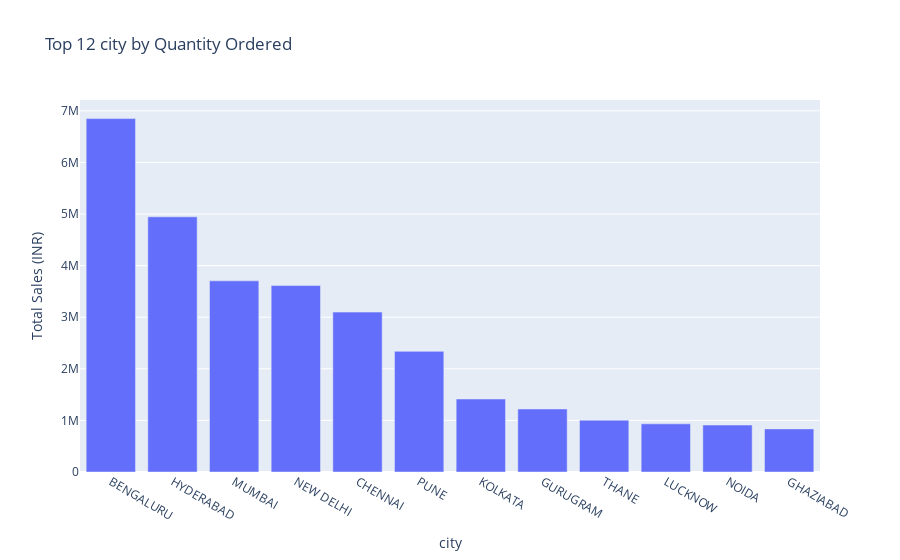

Notebook source saved alongside this figure:
### Code cell
import plotly.express as px

# Assuming you have the statewise_summary DataFrame with the required data
top_12_city_by_quantity = citywise_summary.head(12)

fig = px.bar(top_12_city_by_quantity, x='city', y='Total Order Amount (INR)', 
             title='Top 12 city by Quantity Ordered', labels={'Total Order Amount (INR)': 'Total Sales (INR)'})
fig.update_xaxes(title_text='city')
fig.update_yaxes(title_text='Total Sales (INR)')

fig.show()

### Figure 1 — Plotly figure (JSON) as saved in the notebook; plotly's stock layout.template omitted (floating-point values rounded to 4 significant figures)
{"data": [{"alignmentgroup": "True", "hovertemplate": "city=%{x}<br>Total Sales (INR)=%{y}<extra></extra>", "legendgroup": "", "marker": {"color": "#636efa", "pattern": {"shape": ""}}, "name": "", "offsetgroup": "", "orientation": "v", "showlegend": false, "textposition": "auto", "type": "bar", "x": ["BENGALURU", "HYDERABAD", "MUMBAI", "NEW DELHI", "CHENNAI", "PUNE", "KOLKATA", "GURUGRAM", "THANE", "LUCKNOW", "NOIDA", "GHAZIABAD"], "xaxis": "x", "y": [6850000.0, 4946000.0, 3704462, 3614000.0, 3099000.0, 2339000.0, 1415000.0, 1222000.0, 1004000.0, 933900.0, 910700.0, 835600.0], "yaxis": "y"}], "layout": {"barmode": "relative", "legend": {"tracegroupgap": 0}, "title": {"text": "Top 12 city by Quantity Ordered"}, "xaxis": {"anchor": "y", "domain": [0, 1], "title": {"text": "city"}}, "yaxis": {"anchor": "x", "domain": [0, 1], "title": {"text": "Total Sales (INR)"}}}}
